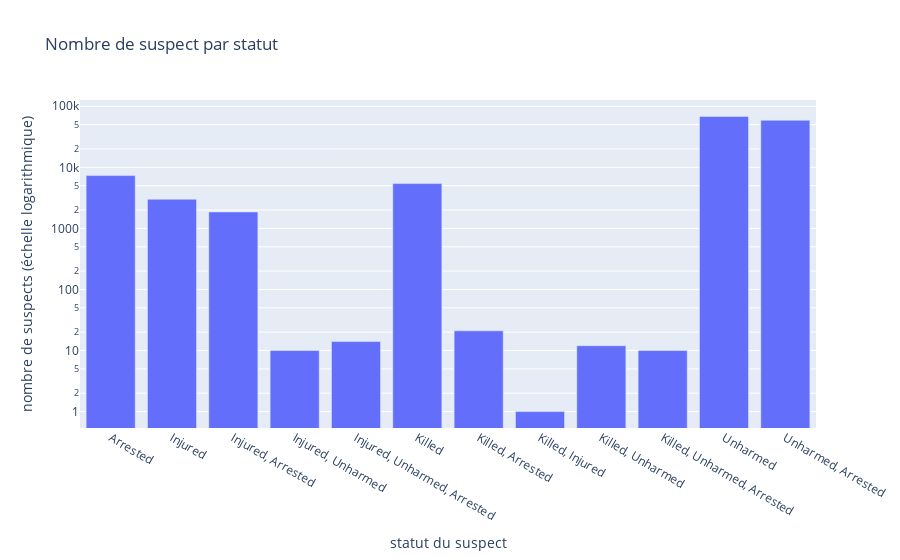

Here is the notebook cell this chart was saved with:
### Code cell
#il reste environ 10 erreurs de label concernant le statut, on se permet donc d'ignorer le problème en faisant sur une base filtrée n'ayant que les bonnes catégories
statut=['Injured','Injured, Unharmed, Arrested',
       'Unharmed, Arrested', 'Killed', 'Unharmed', 'Injured, Arrested',
       'Killed, Unharmed, Arrested', 'Arrested', 'Injured, Unharmed','Killed, Unharmed',
       'Killed, Arrested', 'Killed, Injured']
filtered_suspects_status=df_suspects[df_suspects['status_sus'].isin(statut)]

fig7 = px.bar(filtered_suspects_status, x=sorted(pd.unique(filtered_suspects_status['status_sus'])), y=filtered_suspects_status.groupby('status_sus').count()['id'],
              labels={"x":"statut du suspect", "y":"nombre de suspects (échelle logarithmique)"},
              title="Nombre de suspect par statut",
              log_y=True)

fig7

### Figure 1 — Plotly figure (JSON) as saved in the notebook; plotly's stock layout.template omitted (floating-point values rounded to 4 significant figures)
{"data": [{"alignmentgroup": "True", "hovertemplate": "statut du suspect=%{x}<br>nombre de suspects (échelle logarithmique)=%{y}<extra></extra>", "legendgroup": "", "marker": {"color": "#636efa", "pattern": {"shape": ""}}, "name": "", "offsetgroup": "", "orientation": "v", "showlegend": false, "textposition": "auto", "type": "bar", "x": ["Arrested", "Injured", "Injured, Arrested", "Injured, Unharmed", "Injured, Unharmed, Arrested", "Killed", "Killed, Arrested", "Killed, Injured", "Killed, Unharmed", "Killed, Unharmed, Arrested", "Unharmed", "Unharmed, Arrested"], "xaxis": "x", "y": [7331, 3002, 1859, 10, 14, 5420, 21, 1, 12, 10, 68276, 58962], "yaxis": "y"}], "layout": {"barmode": "relative", "legend": {"tracegroupgap": 0}, "title": {"text": "Nombre de suspect par statut"}, "xaxis": {"anchor": "y", "domain": [0, 1], "title": {"text": "statut du suspect"}}, "yaxis": {"anchor": "x", "domain": [0, 1], "title": {"text": "nombre de suspects (échelle logarithmique)"}, "type": "log"}}}
